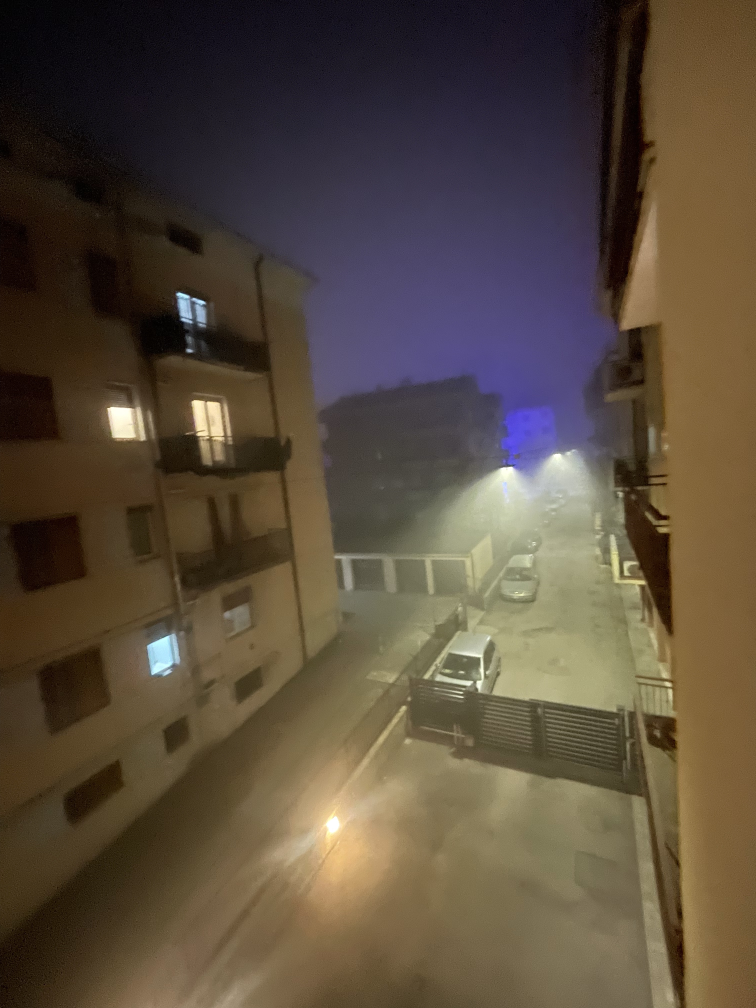
#> input picture img/img1.jpg, 3024 x 4032 px (shown at 1/4 size); its folder holds only this picture in this run
$ python main.py
#> lines starting #> are read from the running program, lines starting #| are printed output that depends on the picture
### Homework-1/data.py
import cv2
import numpy as np


def load_image(path, max_side):
    """Read a color image and shrink it if the longest side is above max_side"""
    img = cv2.imread(str(path), cv2.IMREAD_COLOR)
    if img is None:
        raise FileNotFoundError(path)
    h, w = img.shape[:2]
    scale = max_side / max(h, w)
    if scale < 1:
        # INTER_AREA is the one to use when going down in size
        img = cv2.resize(img, None, fx=scale, fy=scale, interpolation=cv2.INTER_AREA)
    return img


def degrade(img, alpha, sigma, rng, illum_min=1.0):
    """Reduce contrast around the mean intensity, darken the left side and add Gaussian noise"""
    f = img.astype(np.float32)
    mu = f.mean()  # one mean for all the channels, so the colours don't shift
    low_contrast = alpha * (f - mu) + mu

    # horizontal ramp: dark on the left, normal on the right -> non uniform illumination
    w = img.shape[1]
    ramp = np.linspace(illum_min, 1.0, w, dtype=np.float32)[None, :, None]
    low_contrast = low_contrast * ramp

    noise = rng.normal(0.0, sigma, size=f.shape).astype(np.float32)

    return np.clip(low_contrast + noise, 0, 255).round().astype(np.uint8)

### Homework-1/metrics.py
import cv2
import numpy as np


def psnr(ref, img):
    return cv2.PSNR(ref, img)


def mae(ref, img):
    return float(np.mean(np.abs(ref.astype(np.float32) - img.astype(np.float32))))


def ssim(ref, img):
    """Done per channel and then averaged, written by hand to avoid installing scikit-image"""
    C1 = (0.01 * 255) ** 2
    C2 = (0.03 * 255) ** 2
    blur = lambda x: cv2.GaussianBlur(x, (11, 11), 1.5)

    scores = []
    for c in range(ref.shape[2]):
        x = ref[:, :, c].astype(np.float64)
        y = img[:, :, c].astype(np.float64)
        mu_x, mu_y = blur(x), blur(y)
        var_x = blur(x * x) - mu_x ** 2
        var_y = blur(y * y) - mu_y ** 2
        cov = blur(x * y) - mu_x * mu_y
        ssim_map = ((2 * mu_x * mu_y + C1) * (2 * cov + C2)) / \
                   ((mu_x ** 2 + mu_y ** 2 + C1) * (var_x + var_y + C2))
        # crop the borders, the blur there is not reliable (same as skimage does)
        scores.append(ssim_map[5:-5, 5:-5].mean())
    return float(np.mean(scores))


def compute_all(ref, img):
    return {"psnr": psnr(ref, img), "ssim": ssim(ref, img), "mae": mae(ref, img)}

### Homework-1/enhancement.py
import cv2
import numpy as np

# Parameters of the methods
P_LOW, P_HIGH = 1, 99           # percentiles for the stretching (min/max are ruined by noise)
NLM_H = 10                      # NLM filter strength, roughly the noise sigma
CLAHE_CLIP = 2.0
CLAHE_TILES = (8, 8)


def stretch_channel(ch):
    """Linear stretch of a single channel between the P_LOW and P_HIGH percentiles"""
    lo, hi = np.percentile(ch, (P_LOW, P_HIGH))
    if hi <= lo:  # flat channel, nothing to stretch
        return ch.copy()
    out = (ch.astype(np.float32) - lo) / (hi - lo) * 255
    return np.clip(out, 0, 255).astype(np.uint8)


def stretch_rgb(img):
    """Stretch every channel on its own -> each channel gets a different gain, colours can shift"""
    return cv2.merge([stretch_channel(c) for c in cv2.split(img)])


def stretch_lab(img):
    """Stretch only the L channel in Lab, a and b are left alone so the colours stay the same"""
    l, a, b = cv2.split(cv2.cvtColor(img, cv2.COLOR_BGR2LAB))
    return cv2.cvtColor(cv2.merge([stretch_channel(l), a, b]), cv2.COLOR_LAB2BGR)


def histeq_lab(img):
    """Global histogram equalization on L (Lab)"""
    l, a, b = cv2.split(cv2.cvtColor(img, cv2.COLOR_BGR2LAB))
    return cv2.cvtColor(cv2.merge([cv2.equalizeHist(l), a, b]), cv2.COLOR_LAB2BGR)


def clahe_lab(img):
    """CLAHE on L: equalization done on tiles, so it adapts to the uneven light"""
    clahe = cv2.createCLAHE(clipLimit=CLAHE_CLIP, tileGridSize=CLAHE_TILES)
    l, a, b = cv2.split(cv2.cvtColor(img, cv2.COLOR_BGR2LAB))
    return cv2.cvtColor(cv2.merge([clahe.apply(l), a, b]), cv2.COLOR_LAB2BGR)


def nlm(img):
    """Non-local means denoising (OpenCV colored version)"""
    return cv2.fastNlMeansDenoisingColored(img, None, NLM_H, NLM_H, 7, 21)


def nlm_clahe(img):
    """My 4th method: denoise first, otherwise CLAHE would boost the noise too"""
    return clahe_lab(nlm(img))


# nlm and clahe alone are there just to see what each step of nlm_clahe does
METHODS = {
    "baseline": lambda img: img.copy(),
    "stretch_rgb": stretch_rgb,
    "stretch_lab": stretch_lab,
    "histeq_lab": histeq_lab,
    "nlm": nlm,
    "clahe": clahe_lab,
    "nlm_clahe": nlm_clahe,
}

### Homework-1/visualization.py
import cv2
import matplotlib
matplotlib.use("Agg")  # no windows
import matplotlib.pyplot as plt


def rgb(img):
    return cv2.cvtColor(img, cv2.COLOR_BGR2RGB)


def comparison_figure(name, original, results, scores, path):
    """Original + degraded + every method, 2 rows x 4. Metrics written in the titles"""
    fig, axes = plt.subplots(2, 4, figsize=(16, 7))
    axes = axes.ravel()

    axes[0].imshow(rgb(original))
    axes[0].set_title("Original (reference)")

    for ax, (method, res) in zip(axes[1:], results.items()):
        p, s = scores[method]["psnr"], scores[method]["ssim"]
        label = "Degraded (baseline)" if method == "baseline" else method
        ax.imshow(rgb(res))
        ax.set_title(f"{label}\nPSNR {p:.2f} dB | SSIM {s:.3f}", fontsize=10)

    for ax in axes:
        ax.axis("off")
    fig.suptitle(f"{name} - synthetic degradation", fontsize=14)
    fig.tight_layout()
    fig.savefig(path, dpi=150, bbox_inches="tight")
    plt.close(fig)


def real_figure(name, original, results, path):
    """Same grid but on the real image, no metrics because there is no clean reference"""
    fig, axes = plt.subplots(2, 4, figsize=(16, 7))
    axes = axes.ravel()

    axes[0].imshow(rgb(original))
    axes[0].set_title("Real image (no processing)")
    shown = [(m, r) for m, r in results.items() if m != "baseline"]  # baseline = the image itself
    for ax, (method, res) in zip(axes[1:], shown):
        ax.imshow(rgb(res))
        ax.set_title(method)

    for ax in axes:
        ax.axis("off")
    fig.suptitle(f"{name} - methods on the real image", fontsize=14)
    fig.tight_layout()
    fig.savefig(path, dpi=150, bbox_inches="tight")
    plt.close(fig)


def histogram_figure(name, original, results, path):
    """L histograms, useful to see what stretching vs equalization actually do"""
    panels = [("original", original)] + [(m, results[m]) for m in
                                         ("baseline", "stretch_lab", "histeq_lab", "nlm_clahe")]
    fig, axes = plt.subplots(1, len(panels), figsize=(18, 3), sharey=True)
    for ax, (label, img) in zip(axes, panels):
        l = cv2.cvtColor(img, cv2.COLOR_BGR2LAB)[:, :, 0]
        ax.hist(l.ravel(), bins=256, range=(0, 255), color="gray")
        ax.set_title("degraded" if label == "baseline" else label)
        ax.set_xlim(0, 255)  # same x scale everywhere, otherwise they can't be compared
    axes[0].set_ylabel("pixels")
    fig.suptitle(f"{name} - L channel histogram")
    fig.tight_layout()
    fig.savefig(path, dpi=120, bbox_inches="tight")
    plt.close(fig)

### Homework-1/main.py
import csv
from pathlib import Path

import cv2
import numpy as np

from data import load_image, degrade
from enhancement import METHODS
from metrics import compute_all
from visualization import comparison_figure, real_figure, histogram_figure

# Parameters set-up
SEED = 42
ALPHA = 0.5        # contrast factor, 1 = untouched, 0 = flat gray
SIGMA = 10.0       # std of the gaussian noise, in gray levels (0-255)
ILLUM_MIN = 0.7    # brightness on the left border of the ramp (1.0 = no ramp)
MAX_SIDE = 1024    # img1 is a 4032x3024 phone photo, way too big for NLM

# Paths
HERE = Path(__file__).resolve().parent
ROOT = HERE.parent
ORIG_DIR = ROOT / "img"
DEG_DIR = ROOT / "img_degraded"
RES_DIR = ROOT / "results"
ENH_DIR = RES_DIR / "enhanced"   # methods applied to the degraded images
REAL_DIR = RES_DIR / "real"      # methods applied to the real originals (no reference here)
FIG_DIR = RES_DIR / "figures"


def save_csv(rows, path):
    with open(path, "w", newline="") as f:
        writer = csv.DictWriter(f, fieldnames=["image", "method", "psnr", "ssim", "mae"])
        writer.writeheader()
        for r in rows:
            writer.writerow({**r, "psnr": f"{r['psnr']:.2f}", "ssim": f"{r['ssim']:.4f}",
                             "mae": f"{r['mae']:.2f}"})


def main():
    for d in (DEG_DIR, ENH_DIR, REAL_DIR, FIG_DIR):
        d.mkdir(parents=True, exist_ok=True)

    paths = sorted(ORIG_DIR.glob("*.jpg"))  # sorted -> same order on every machine
    if not paths:
        raise SystemExit(f"No images found in {ORIG_DIR}")

    rows = []
    for i, path in enumerate(paths):
        name = path.stem
        print(f"\n[{i + 1}/{len(paths)}] {name}")
        original = load_image(path, MAX_SIDE)
#> in load_image, img is the input picture: shape (4032, 3024, 3); mean B, G, R 60.8, 75.9, 89.1

        # a seed for each image: adding/removing an image doesn't change the noise of the others
        rng = np.random.default_rng(SEED + i)
        degraded = degrade(original, ALPHA, SIGMA, rng, ILLUM_MIN)
#> in degrade, `mu = f.mean()  # one mean for all the channels, so the colours don't s..`: mu = 75.26
#> in degrade, `low_contrast = low_contrast * ramp`:
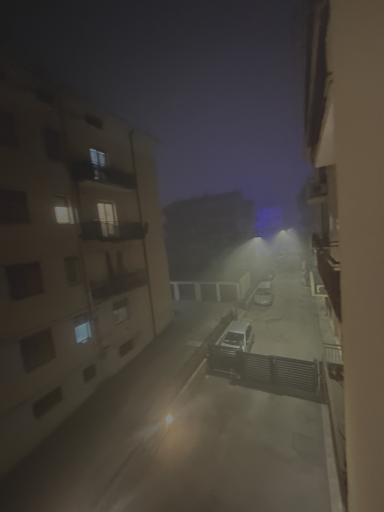
#> low_contrast: shape (1024, 768, 3) float32 (shown at 1/2 size); mean B, G, R 58.5, 65.1, 70.7
        cv2.imwrite(str(DEG_DIR / f"{name}_degraded.png"), degraded)  # png, jpg would change the noise

        # 1) synthetic case: methods on the degraded image, compared with the original
        results, scores = {}, {}
        for method, fn in METHODS.items():
            out = fn(degraded)
            results[method] = out
            cv2.imwrite(str(ENH_DIR / f"{name}_{method}.png"), out)

            scores[method] = compute_all(original, out)
            rows.append({"image": name, "method": method, **scores[method]})
            print(f"  {method:<12} PSNR {scores[method]['psnr']:6.2f}  "
                  f"SSIM {scores[method]['ssim']:.3f}  MAE {scores[method]['mae']:6.2f}")
#> this loop made 7 passes
#> (printed output is left out)
#> after the loop, results = 7 items; rows = 7 items; scores = 7 items

        comparison_figure(name, original, results, scores, FIG_DIR / f"{name}_comparison.png")
#> the loop in comparison_figure, `for ax, (method, res) in zip(axes[1:], results.items()):` made 7 passes
#> (method, p, s, label) on passes 1 to 7: ('baseline', 19.3, 0.389, 'Degraded (baseline)'), ('stretch_rgb', 14.63, 0.133, 'stretch_rgb'), ('stretch_lab', 15.5, 0.211, 'stretch_lab'), ('histeq_lab', 12.3, 0.17, 'histeq_lab'), ('nlm', 19.72, 0.813, 'nlm'), ('clahe', 18.21, 0.205, 'clahe'), ('nlm_clahe', 21.69, 0.81, 'nlm_clahe')
#> in comparison_figure, `fig.savefig(path, dpi=150, bbox_inches="tight")`:
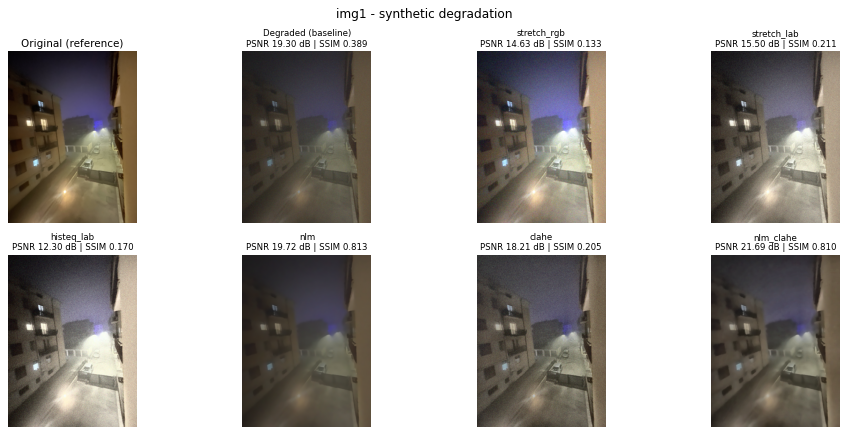
#> figure drawn by matplotlib, 8 panels
        histogram_figure(name, original, results, FIG_DIR / f"{name}_histogram.png")
#> in histogram_figure, `panels = [("original", original)] + [(m, results[m]) for m in ("baseli..`: panels = 5 items
#> the loop in histogram_figure, `for ax, (label, img) in zip(axes, panels):` made 5 passes
#> label on passes 1 to 5: 'original', 'baseline', 'stretch_lab', 'histeq_lab', 'nlm_clahe'
#> pass 1, in histogram_figure, `l = cv2.cvtColor(img, cv2.COLOR_BGR2LAB)[:, :, 0]`:
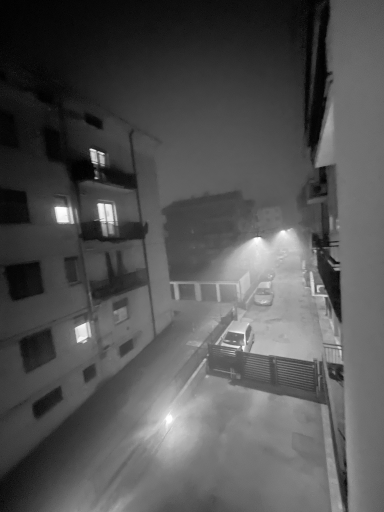
#> l: shape (1024, 768) (shown at 1/2 size); min 0, max 255, mean 83.2
#> after the loop in histogram_figure, `for ax, (label, img) in zip(axes, panels):`:
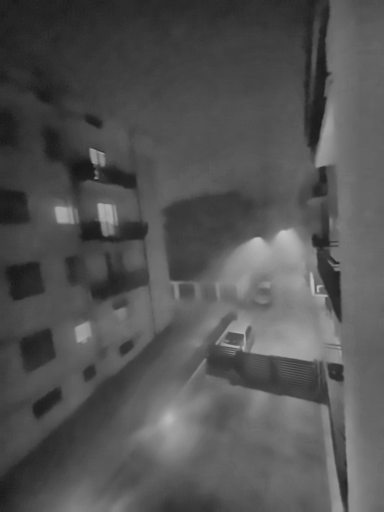
#> l: shape (1024, 768) (shown at 1/2 size); min 14, max 195, mean 83.2
#> in histogram_figure, `fig.savefig(path, dpi=120, bbox_inches="tight")`:
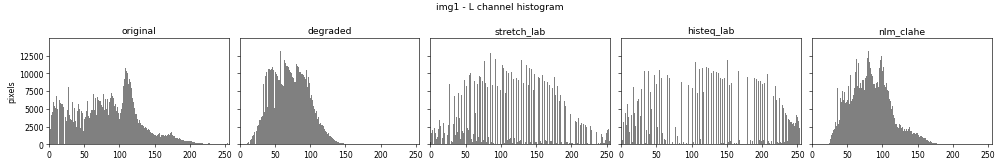
#> figure drawn by matplotlib, 5 panels; panel 1: tallest bar 10754 high, from x = 111.6 to 112.6

        # 2) real case: same methods on the original, only for a visual check
        real_results = {}
        for method, fn in METHODS.items():
            if method == "baseline":
                real_results[method] = original
                continue
            real_results[method] = fn(original)
            cv2.imwrite(str(REAL_DIR / f"{name}_{method}.png"), real_results[method])
#> this loop made 7 passes
#> after the loop, real_results = 7 items
        real_figure(name, original, real_results, FIG_DIR / f"{name}_real.png")
#> in real_figure, `shown = [(m, r) for m, r in results.items() if m != "baseline"]`: shown = 6 items
#> the loop in real_figure, `for ax, (method, res) in zip(axes[1:], shown):` made 6 passes
#> in real_figure, `fig.savefig(path, dpi=150, bbox_inches="tight")`:
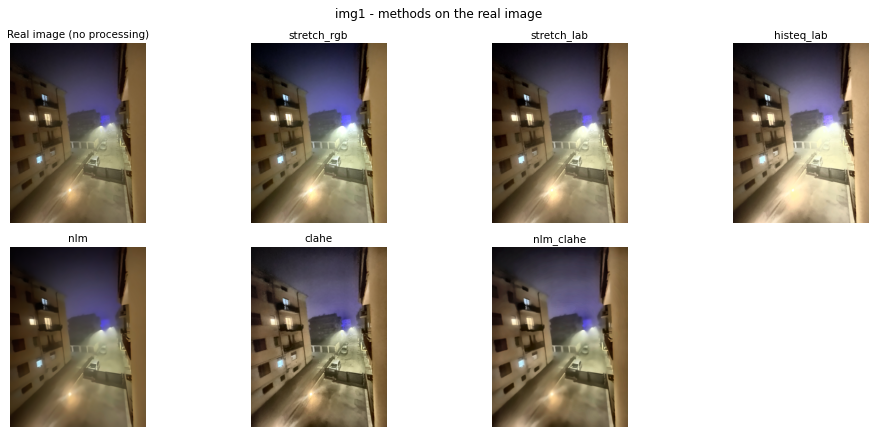
#> figure drawn by matplotlib, 7 panels

    # mean over all the images, one row per method
    for method in METHODS:
        mine = [r for r in rows if r["method"] == method]
        rows.append({"image": "mean", "method": method,
                     **{k: float(np.mean([r[k] for r in mine])) for k in ("psnr", "ssim", "mae")}})
#> after the loop, rows = 14 items

    save_csv(rows, RES_DIR / "metrics.csv")
#> the loop in save_csv, `for r in rows:` made 14 passes

    print("\nMean over all images:")
    for r in rows:
        if r["image"] == "mean":
            print(f"  {r['method']:<12} PSNR {r['psnr']:6.2f}  SSIM {r['ssim']:.3f}  MAE {r['mae']:6.2f}")
#> this loop made 14 passes
#|   baseline     PSNR  19.30  SSIM 0.389  MAE  21.27
#|   stretch_rgb  PSNR  14.63  SSIM 0.133  MAE  39.61
#|   stretch_lab  PSNR  15.50  SSIM 0.211  MAE  35.29
#|   histeq_lab   PSNR  12.30  SSIM 0.170  MAE  50.15
#|   nlm          PSNR  19.72  SSIM 0.813  MAE  20.06
#> (further printed lines are left out)
    print(f"\nDone, everything is in {RES_DIR}")


if __name__ == "__main__":
    main()

$ run again, on img/img5.jpg
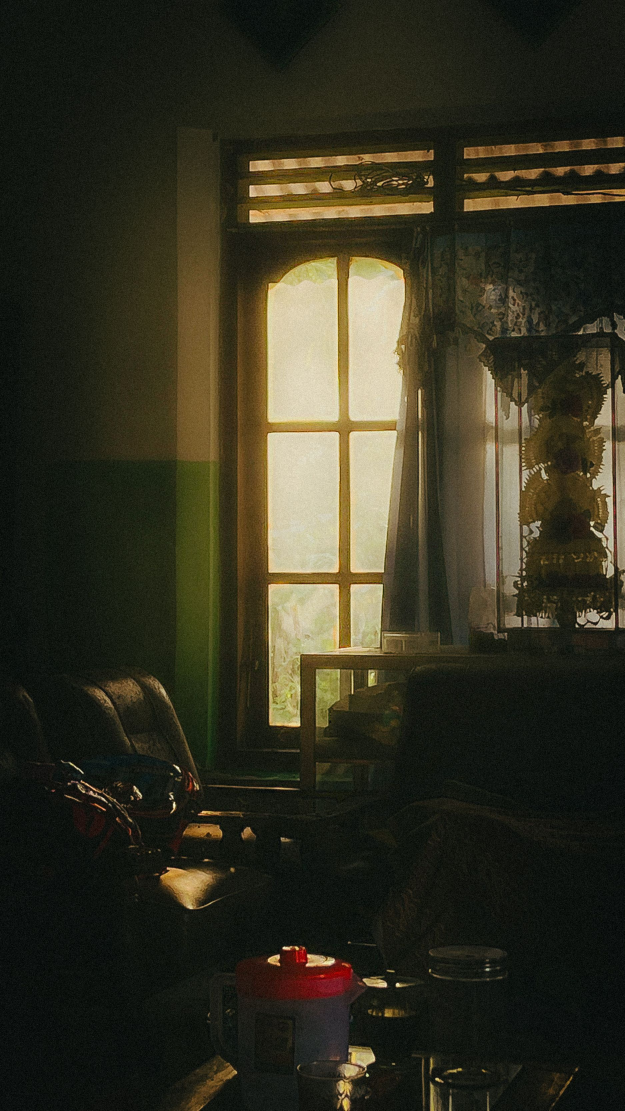
#> input picture img/img5.jpg, 1874 x 3332 px (shown at 1/3 size)
#> in load_image, img is the input picture: shape (3332, 1874, 3); mean B, G, R 33.4, 49.7, 52
#> img: shape (1024, 576, 3)
#> mu = 45.03
#> the loop in main, `for method, fn in METHODS.items():` made 7 passes
#> (printed output is left out)
#> after the loop in main, `for method, fn in METHODS.items():`: results = 7 items
#> the loop in comparison_figure, `for ax, (method, res) in zip(axes[1:], results.items()):` made 7 passes
#> (method, p, s, label) on passes 1 to 7: ('baseline', 18.46, 0.42, 'Degraded (baseline)'), ('stretch_rgb', 15.76, 0.182, 'stretch_rgb'), ('stretch_lab', 18.6, 0.28, 'stretch_lab'), ('histeq_lab', 8.88, 0.11, 'histeq_lab'), ('nlm', 18.73, 0.735, 'nlm'), ('clahe', 17.21, 0.243, 'clahe'), ('nlm_clahe', 21.46, 0.679, 'nlm_clahe')
#> panels = 5 items
#> the loop in histogram_figure, `for ax, (label, img) in zip(axes, panels):` made 5 passes
#> label on passes 1 to 5: 'original', 'baseline', 'stretch_lab', 'histeq_lab', 'nlm_clahe'
#> after the loop in histogram_figure, `for ax, (label, img) in zip(axes, panels):`:
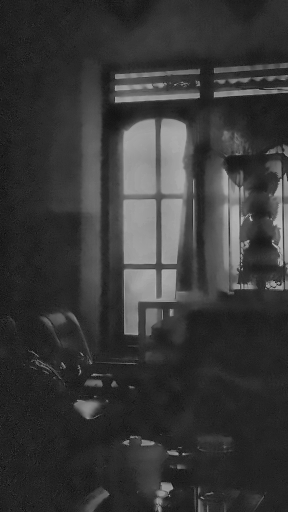
#> l: shape (1024, 576) (shown at 1/2 size); min 1, max 191, mean 55.9
#> the loop in main, `for method, fn in METHODS.items():` made 7 passes
#> pass 2, in main, `cv2.imwrite(str(REAL_DIR / f"{name}_{method}.png"), real_results[metho..`:
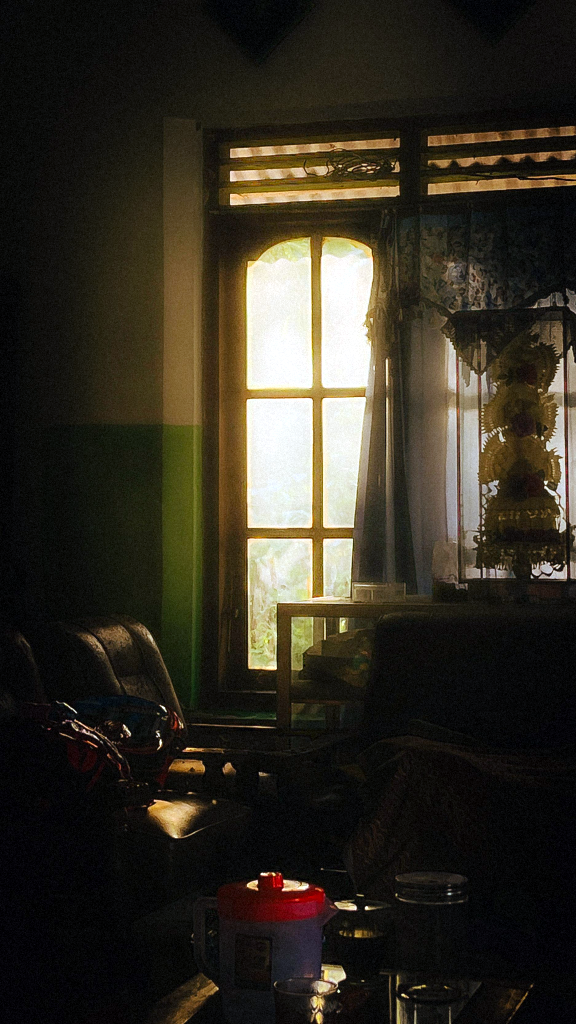
#> saved as img5_stretch_rgb.png: shape (1024, 576, 3); mean B, G, R 35.3, 46.3, 51.2
#> after the loop in main, `for method, fn in METHODS.items():`: real_results = 7 items
#> shown = 6 items
#> the loop in real_figure, `for ax, (method, res) in zip(axes[1:], shown):` made 6 passes
#> after the loop in main, `for method in METHODS:`: rows = 14 items
#> the loop in save_csv, `for r in rows:` made 14 passes
#> the loop in main, `for r in rows:` made 14 passes
#|   baseline     PSNR  18.46  SSIM 0.420  MAE  19.05
#|   stretch_rgb  PSNR  15.76  SSIM 0.182  MAE  34.94
#|   stretch_lab  PSNR  18.60  SSIM 0.280  MAE  24.64
#|   histeq_lab   PSNR   8.88  SSIM 0.110  MAE  78.39
#|   nlm          PSNR  18.73  SSIM 0.735  MAE  16.63
#> (further printed lines are left out)
